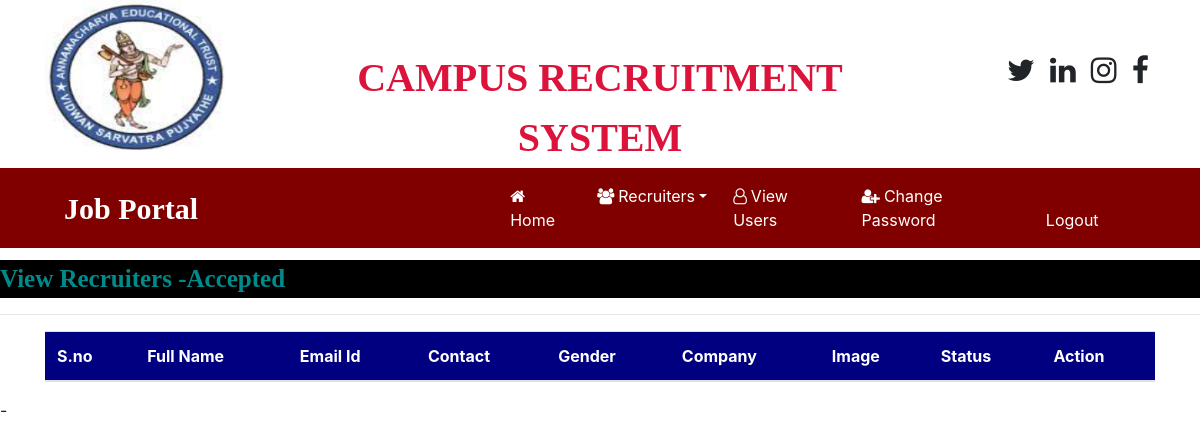
The app's page /recruiter_accepted/ (signed in), older data.
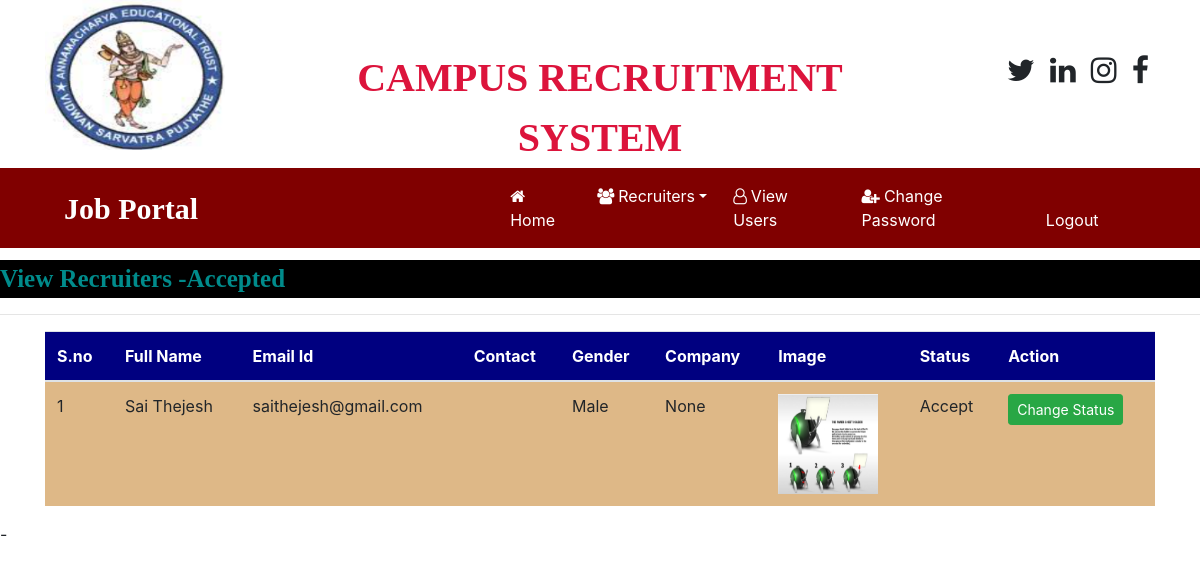
The same page, newer data.
### OnlinejobportalApp/models.py (models this page shows, shortened)
class Recruiter(models.Model):
	user =models.ForeignKey(User,on_delete=models.CASCADE)
	mobile = models.CharField(max_length=10,null=True)
	image= models.FileField(null=True)
	gender=models.CharField(max_length=10,null=True)
	company = models.CharField(max_length=100,null=True)
	type = models.CharField(max_length=10,null=True)
	status = models.CharField(max_length=20,null=True)

### OnlinejobportalApp/views.py (the view)
# urls.py: path('recruiter_accepted/',views.recruiter_accepted,name='recruiter_accepted'),
def recruiter_accepted(request):
	if not request.user.is_authenticated:
		return redirect('admin_login')
	data = Recruiter.objects.filter(status='Accept')
	d={'data':data}
	return render(request,'html/recruiter_accepted.html',d)

### OnlinejobportalApp/templates/html/recruiter_accepted.html
{% load static %}
{% block body %}
{% include 'html/admin_navigation.html' %}
<marquee style="font-family: 'Algerian'; font-size: 25px; color: darkcyan; background-color: black;font-weight: bold;margin-top: 1%">
	View Recruiters -Accepted
</marquee>
<hr>
<div class="container">
<table class="table table-hover" id="example">
	<thead>
		<tr style = "background-color: #000080;color:white">
			<th>S.no</th>
			<th>Full Name</th>
			<th>Email Id</th>
			<th>Contact</th>
			<th>Gender</th>
			<th>Company</th>
			<th>Image</th>
			<th>Status</th>
			<th>Action</th>
		</tr>
	</thead>
	<tbody>
		{% for i in data %}
		<tr style = "background-color: #DEB887">
			<td>{{forloop.counter}}</td>
			<td>{{i.user.first_name}} {{i.user.last_name}}</td>
			<td>{{i.user.username}}</td>
			<td>{{i.moblie}}</td>
			<td>{{i.gender}}</td>
			<td>{{i.company}}</td>
			<td><img src="{{i.image.url}}" style="height: 100px; width: 100px;"></td>
			<td>{{i.status}}</td>
			<td><a href="{% url 'change_status' i.id %}" class="btn btn-success btn-sm " >Change Status</a></td>
		</tr>
		{% endfor %}
	</tbody>
</table>
</div>
{% endblock %}-

Row changes from the older to the newer data that the page shows:
added Recruiter: user.first_name "Sai", user.last_name "Thejesh", user.username "saithejesh@gmail.com", gender "Male", company "None", image (picture), status "Accept"
